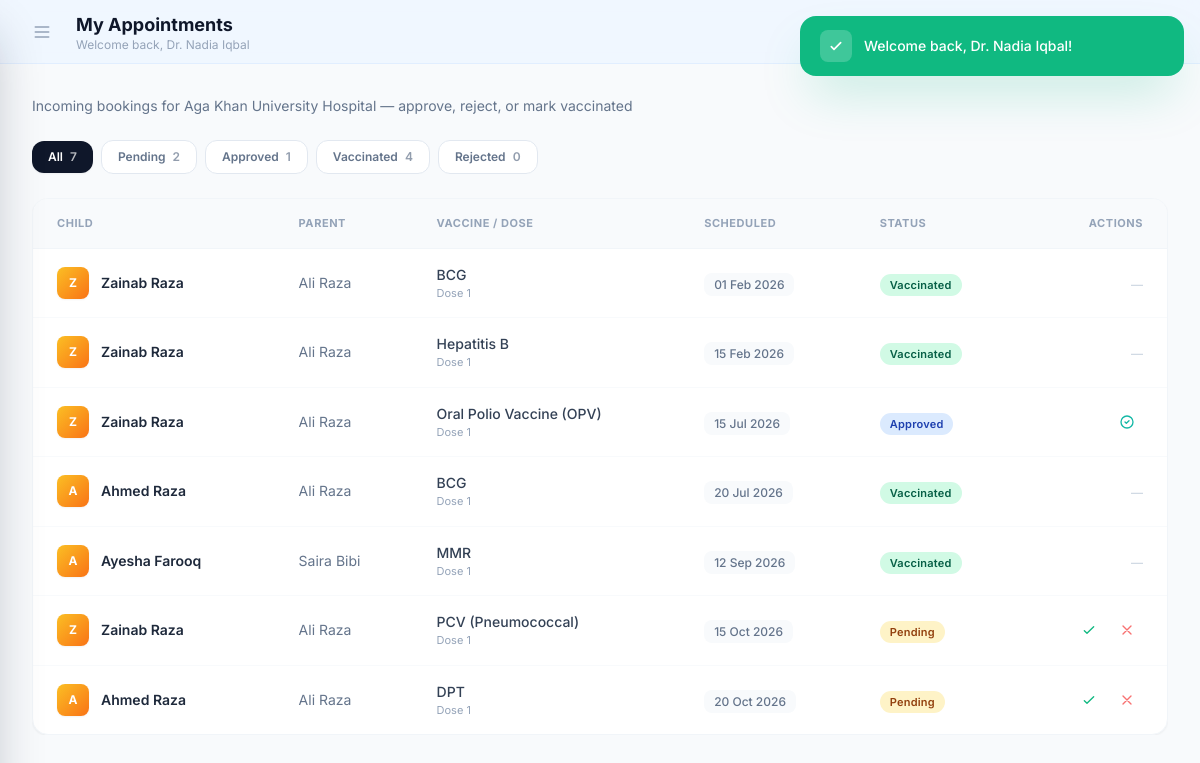
Screenshot of /hospital/appointments (signed in) with the database file from the repository.
### tables this page shows
CREATE TABLE `hospitals` (
  `hospital_id` int(10) unsigned NOT NULL AUTO_INCREMENT,
  `name` varchar(150) NOT NULL,
  `registration_number` varchar(60) DEFAULT NULL,
  `email` varchar(190) DEFAULT NULL,
  `phone` varchar(20) NOT NULL,
  `address_line1` varchar(190) NOT NULL,
  `address_line2` varchar(190) DEFAULT NULL,
  `city` varchar(80) NOT NULL,
  `state` varchar(80) NOT NULL,
  `postal_code` varchar(15) DEFAULT NULL,
  `is_active` tinyint(1) NOT NULL DEFAULT 1,
  `created_by` int(10) unsigned DEFAULT NULL,
  `created_at` timestamp NOT NULL DEFAULT current_timestamp(),
  `updated_at` timestamp NOT NULL DEFAULT current_timestamp() ON UPDATE current_timestamp(),
  PRIMARY KEY (`hospital_id`),
  UNIQUE KEY `uq_hospitals_name` (`name`),
  KEY `idx_hospitals_city` (`city`),
  KEY `idx_hospitals_active` (`is_active`),
  KEY `idx_hospitals_created_by` (`created_by`),
  CONSTRAINT `fk_hospitals_created_by` FOREIGN KEY (`created_by`) REFERENCES `users` (`user_id`) ON DELETE SET NULL ON UPDATE CASCADE
);

CREATE TABLE `appointments` (
  `appointment_id` int(10) unsigned NOT NULL AUTO_INCREMENT,
  `child_id` int(10) unsigned NOT NULL,
  `hospital_id` int(10) unsigned NOT NULL,
  `dose_id` int(10) unsigned NOT NULL,
  `scheduled_date` date NOT NULL,
  `status` enum('pending','approved','rejected','vaccinated','not_vaccinated','cancelled') DEFAULT 'pending',
  `admin_notes` varchar(500) DEFAULT NULL,
  `hospital_notes` varchar(500) DEFAULT NULL,
  `requested_at` timestamp NOT NULL DEFAULT current_timestamp(),
  `admin_decision_at` datetime DEFAULT NULL,
  `treated_at` datetime DEFAULT NULL,
  `cancelled_by` int(10) unsigned DEFAULT NULL,
  `cancelled_at` datetime DEFAULT NULL,
  `cancel_reason` varchar(255) DEFAULT NULL,
  `active_request_flag` tinyint(4) GENERATED ALWAYS AS (if(`status` in ('Pending','Approved'),1,NULL)) STORED,
  `created_at` timestamp NOT NULL DEFAULT current_timestamp(),
  `updated_at` timestamp NOT NULL DEFAULT current_timestamp() ON UPDATE current_timestamp(),
  PRIMARY KEY (`appointment_id`),
  UNIQUE KEY `uq_appt_active_request` (`child_id`,`dose_id`,`active_request_flag`),
  KEY `idx_appt_child` (`child_id`),
  KEY `idx_appt_hospital` (`hospital_id`),
  KEY `idx_appt_dose` (`dose_id`),
  KEY `idx_appt_status` (`status`),
  KEY `idx_appt_scheduled_date` (`scheduled_date`),
  KEY `idx_appt_hospital_status_date` (`hospital_id`,`status`,`scheduled_date`),
  KEY `idx_appt_status_date` (`status`,`scheduled_date`),
  KEY `idx_appt_cancelled_by` (`cancelled_by`),
  CONSTRAINT `fk_appt_cancelled_by` FOREIGN KEY (`cancelled_by`) REFERENCES `users` (`user_id`) ON DELETE SET NULL ON UPDATE CASCADE,
  CONSTRAINT `fk_appt_child` FOREIGN KEY (`child_id`) REFERENCES `children` (`child_id`) ON DELETE CASCADE ON UPDATE CASCADE,
  CONSTRAINT `fk_appt_dose` FOREIGN KEY (`dose_id`) REFERENCES `vaccine_doses` (`dose_id`) ON UPDATE CASCADE,
  CONSTRAINT `fk_appt_hospital` FOREIGN KEY (`hospital_id`) REFERENCES `hospitals` (`hospital_id`) ON UPDATE CASCADE
);

CREATE TABLE `children` (
  `child_id` int(10) unsigned NOT NULL AUTO_INCREMENT,
  `parent_user_id` int(10) unsigned NOT NULL,
  `first_name` varchar(80) NOT NULL,
  `last_name` varchar(80) NOT NULL,
  `date_of_birth` date NOT NULL,
  `gender` enum('Male','Female','Other') NOT NULL,
  `blood_group` enum('A+','A-','B+','B-','AB+','AB-','O+','O-','Unknown') NOT NULL DEFAULT 'Unknown',
  `birth_registration_number` varchar(60) DEFAULT NULL,
  `allergies` varchar(500) DEFAULT NULL,
  `medical_notes` text DEFAULT NULL,
  `is_active` tinyint(1) NOT NULL DEFAULT 1,
  `created_at` timestamp NOT NULL DEFAULT current_timestamp(),
  `updated_at` timestamp NOT NULL DEFAULT current_timestamp() ON UPDATE current_timestamp(),
  PRIMARY KEY (`child_id`),
  UNIQUE KEY `uq_children_birth_reg` (`birth_registration_number`),
  KEY `idx_children_parent` (`parent_user_id`),
  KEY `idx_children_dob` (`date_of_birth`),
  CONSTRAINT `fk_children_parent` FOREIGN KEY (`parent_user_id`) REFERENCES `users` (`user_id`) ON DELETE CASCADE ON UPDATE CASCADE
);

CREATE TABLE `users` (
  `user_id` int(10) unsigned NOT NULL AUTO_INCREMENT,
  `role_id` tinyint(3) unsigned NOT NULL,
  `full_name` varchar(120) NOT NULL,
  `email` varchar(190) NOT NULL,
  `phone` varchar(20) DEFAULT NULL,
  `password_hash` varchar(255) NOT NULL,
  `is_active` tinyint(1) NOT NULL DEFAULT 1,
  `email_verified_at` datetime DEFAULT NULL,
  `terms_accepted_at` datetime DEFAULT NULL,
  `last_login_at` datetime DEFAULT NULL,
  `created_at` timestamp NOT NULL DEFAULT current_timestamp(),
  `updated_at` timestamp NOT NULL DEFAULT current_timestamp() ON UPDATE current_timestamp(),
  PRIMARY KEY (`user_id`),
  UNIQUE KEY `uq_users_email` (`email`),
  KEY `idx_users_role` (`role_id`),
  CONSTRAINT `fk_users_role` FOREIGN KEY (`role_id`) REFERENCES `roles` (`role_id`) ON UPDATE CASCADE
);

CREATE TABLE `vaccines` (
  `vaccine_id` int(10) unsigned NOT NULL AUTO_INCREMENT,
  `name` varchar(120) NOT NULL,
  `targeted_disease` varchar(150) NOT NULL,
  `manufacturer` varchar(120) DEFAULT NULL,
  `description` text DEFAULT NULL,
  `is_required` tinyint(1) NOT NULL DEFAULT 1,
  `is_active` tinyint(1) NOT NULL DEFAULT 1,
  `created_at` timestamp NOT NULL DEFAULT current_timestamp(),
  `updated_at` timestamp NOT NULL DEFAULT current_timestamp() ON UPDATE current_timestamp(),
  PRIMARY KEY (`vaccine_id`),
  UNIQUE KEY `uq_vaccines_name` (`name`),
  KEY `idx_vaccines_active` (`is_active`)
);

CREATE TABLE `vaccine_doses` (
  `dose_id` int(10) unsigned NOT NULL AUTO_INCREMENT,
  `vaccine_id` int(10) unsigned NOT NULL,
  `dose_number` tinyint(3) unsigned NOT NULL,
  `min_age_months` decimal(5,2) NOT NULL,
  `max_age_months` decimal(5,2) NOT NULL,
  `interval_days_from_previous` smallint(5) unsigned DEFAULT NULL,
  `description` varchar(255) DEFAULT NULL,
  `created_at` timestamp NOT NULL DEFAULT current_timestamp(),
  PRIMARY KEY (`dose_id`),
  UNIQUE KEY `uq_vaccine_dose` (`vaccine_id`,`dose_number`),
  KEY `idx_doses_age` (`min_age_months`),
  CONSTRAINT `fk_doses_vaccine` FOREIGN KEY (`vaccine_id`) REFERENCES `vaccines` (`vaccine_id`) ON DELETE CASCADE ON UPDATE CASCADE
);

### app/Views/hospital/appointments.php (the view, shortened to what the rows shown need)
<div class="mb-6 fade-in">
    <p class="text-sm text-slate-500">Incoming bookings for <?php echo htmlspecialchars($hospital['name'] ?? 'your hospital') ?> — approve, reject, or mark vaccinated</p>
</div>
<div class="flex items-center gap-2 mb-5 fade-in overflow-x-auto pb-1" style="animation-delay:0.05s">
    <button onclick="filterApts('all')" class="filter-tab active px-4 py-2 rounded-xl text-xs font-semibold transition-all bg-slate-900 text-white shadow-sm flex-shrink-0" data-filter="all">All <span class="ml-1 opacity-70"><?php echo $totalAppointments; ?></span></button>
    <button onclick="filterApts('pending')" class="filter-tab px-4 py-2 rounded-xl text-xs font-semibold transition-all bg-white text-slate-500 border border-slate-200 hover:border-slate-300 flex-shrink-0" data-filter="pending">Pending <span class="ml-1 opacity-70"><?php echo $pendingCount; ?></span></button>
    <button onclick="filterApts('approved')" class="filter-tab px-4 py-2 rounded-xl text-xs font-semibold transition-all bg-white text-slate-500 border border-slate-200 hover:border-slate-300 flex-shrink-0" data-filter="approved">Approved <span class="ml-1 opacity-70"><?php echo $approvedCount; ?></span></button>
    <button onclick="filterApts('vaccinated')" class="filter-tab px-4 py-2 rounded-xl text-xs font-semibold transition-all bg-white text-slate-500 border border-slate-200 hover:border-slate-300 flex-shrink-0" data-filter="vaccinated">Vaccinated <span class="ml-1 opacity-70"><?php echo $vaccinatedCount; ?></span></button>
    <button onclick="filterApts('rejected')" class="filter-tab px-4 py-2 rounded-xl text-xs font-semibold transition-all bg-white text-slate-500 border border-slate-200 hover:border-slate-300 flex-shrink-0" data-filter="rejected">Rejected <span class="ml-1 opacity-70"><?php echo $rejectedCount; ?></span></button>
</div>
<div class="table-responsive">
<div class="bg-white rounded-2xl border border-slate-100 shadow-sm overflow-hidden fade-in" style="animation-delay:0.1s">
    <div class="overflow-x-auto">
        <table class="w-full text-left sticky-header">
            <thead>
                <tr class="border-b border-slate-100">
                    <th class="px-6 py-4 text-[11px] font-bold text-slate-400 uppercase tracking-wider">Child</th>
                    <th class="px-6 py-4 text-[11px] font-bold text-slate-400 uppercase tracking-wider hidden sm:table-cell">Parent</th>
                    <th class="px-6 py-4 text-[11px] font-bold text-slate-400 uppercase tracking-wider">Vaccine / Dose</th>
                    <th class="px-6 py-4 text-[11px] font-bold text-slate-400 uppercase tracking-wider hidden md:table-cell">Scheduled</th>
                    <th class="px-6 py-4 text-[11px] font-bold text-slate-400 uppercase tracking-wider">Status</th>
                    <th class="px-6 py-4 text-[11px] font-bold text-slate-400 uppercase tracking-wider text-right">Actions</th>
                </tr>
            </thead>
            <tbody class="divide-y divide-slate-50" id="aptTableBody">
                <?php if (empty($appointments)): ?>
                    <tr><td colspan="6" class="px-6 py-16 text-center text-slate-300">No appointments for this hospital yet</td></tr>
                <?php else: foreach ($appointments as $i => $apt): ?>
                    <tr class="hover:bg-slate-50/80 transition apt-row" data-status="<?php echo htmlspecialchars(strtolower($apt['status'] ?? '')); ?>" style="animation-delay:<?php echo $i*0.02; ?>s">
                        <td class="px-6 py-4">
                            <div class="flex items-center gap-3">
                                <div class="w-8 h-8 bg-gradient-to-br from-amber-400 to-orange-500 rounded-lg flex items-center justify-center text-white text-xs font-bold shadow-sm flex-shrink-0"><?php echo strtoupper(substr($apt['first_name'] ?? '', 0, 1)); ?></div>
                                <span class="font-semibold text-slate-800 text-sm"><?php echo htmlspecialchars(($apt['first_name'] ?? '') . ' ' . ($apt['last_name'] ?? '')); ?></span>
                            </div>
                        </td>
                        <td class="px-6 py-4 text-sm text-slate-500 hidden sm:table-cell"><?php echo htmlspecialchars($apt['parent_name'] ?? ''); ?></td>
                        <td class="px-6 py-4">
                            <p class="text-sm font-medium text-slate-700"><?php echo htmlspecialchars($apt['vaccine_name'] ?? ''); ?></p>
                            <p class="text-[11px] text-slate-400">Dose <?php echo $apt['dose_number'] ?? ''; ?></p>
                        </td>
                        <td class="px-6 py-4 hidden md:table-cell">
                            <span class="text-xs font-medium text-slate-500 bg-slate-50 px-2.5 py-1 rounded-lg"><?php echo $apt['scheduled_date'] ? date('d M Y', strtotime($apt['scheduled_date'])) : '—'; ?></span>
                        </td>
                        <td class="px-6 py-4">
                            <?php
                            $statusMap = [
                                'pending'    => 'badge-pending',
                                'approved'   => 'badge-approved',
                                'vaccinated' => 'badge-vaccinated',
                                'rejected'   => 'badge-rejected',
                                'cancelled'  => 'badge-cancelled',
                            ];
                            $statusKey = strtolower($apt['status'] ?? '');
                            $badge = $statusMap[$statusKey] ?? 'badge-cancelled';
                            ?>
                            <span class="badge <?php echo $badge; ?>"><?php echo ucfirst(str_replace('_', ' ', $statusKey)); ?></span>
                        </td>
                        <td class="px-6 py-4 text-right">
                            <?php if ($statusKey === 'pending'): ?>
                                <div class="flex items-center justify-end gap-1.5">
                                    <button onclick="approveApt(<?php echo (int)($apt['appointment_id'] ?? 0); ?>)" class="p-2 text-emerald-500 hover:text-emerald-700 hover:bg-emerald-50 rounded-lg transition" title="Approve"><svg class="w-4 h-4" fill="none" stroke="currentColor" viewBox="0 0 24 24"><path stroke-linecap="round" stroke-linejoin="round" stroke-width="2" d="M5 13l4 4L19 7"/></svg></button>
                                    <button onclick="rejectApt(<?php echo (int)($apt['appointment_id'] ?? 0); ?>)" class="p-2 text-red-400 hover:text-red-600 hover:bg-red-50 rounded-lg transition" title="Reject"><svg class="w-4 h-4" fill="none" stroke="currentColor" viewBox="0 0 24 24"><path stroke-linecap="round" stroke-linejoin="round" stroke-width="2" d="M6 18L18 6M6 6l12 12"/></svg></button>
                                </div>
                            <?php elseif ($statusKey === 'approved'): ?>
                                <div class="flex items-center justify-end gap-1.5">
                                    <button onclick="vaccinateApt(<?php echo (int)($apt['appointment_id'] ?? 0); ?>)" class="p-2 text-teal-500 hover:text-teal-700 hover:bg-teal-50 rounded-lg transition" title="Mark Vaccinated"><svg class="w-4 h-4" fill="none" stroke="currentColor" viewBox="0 0 24 24"><path stroke-linecap="round" stroke-linejoin="round" stroke-width="2" d="M9 12l2 2 4-4m6 2a9 9 0 11-18 0 9 9 0 0118 0z"/></svg></button>
                                </div>
                            <?php else: ?>
                                <span class="text-xs text-slate-300 font-medium">—</span>
                            <?php endif; ?>
                        </td>
                    </tr>
                <?php endforeach; endif; ?>
            </tbody>
        </table>
    </div>
</div>
</div>

### rows the page displays
hospitals: name "Aga Khan University Hospital"
appointments: child "2", appointment_id "4", child.first_name "A", child.last_name "Ahmed Raza", users.full_name "Ali Raza", vaccines.name "BCG", dose.dose_number "1", scheduled_date "20 Jul 2026", status "Vaccinated"
appointments: child.first_name "Z", child.last_name "Zainab Raza", users.full_name "Ali Raza", vaccines.name "BCG", dose.dose_number "1", scheduled_date "01 Feb 2026", status "Vaccinated"
appointments: child.first_name "Z", child.last_name "Zainab Raza", users.full_name "Ali Raza", vaccines.name "Hepatitis B", dose.dose_number "1", scheduled_date "15 Feb 2026", status "Vaccinated"
appointments: child.first_name "Z", child.last_name "Zainab Raza", users.full_name "Ali Raza", vaccines.name "Oral Polio Vaccine (OPV)", dose.dose_number "1", scheduled_date "15 Jul 2026", status "Approved"
appointments: child.first_name "A", child.last_name "Ayesha Farooq", users.full_name "Saira Bibi", vaccines.name "MMR", dose.dose_number "1", scheduled_date "12 Sep 2026", status "Vaccinated"
appointments: child.first_name "Z", child.last_name "Zainab Raza", users.full_name "Ali Raza", vaccines.name "PCV (Pneumococcal)", dose.dose_number "1", scheduled_date "15 Oct 2026", status "Pending"
appointments: child.first_name "A", child.last_name "Ahmed Raza", users.full_name "Ali Raza", vaccines.name "DPT", dose.dose_number "1", scheduled_date "20 Oct 2026", status "Pending"

### other values shown
$_SESSION['success'] "Welcome back, Dr. Nadia Iqbal!"
$pageTitle "My Appointments"
$_SESSION['user_name'] "Dr. Nadia Iqbal"
$totalAppointments "7"
$approvedCount "1"
$rejectedCount "0"
